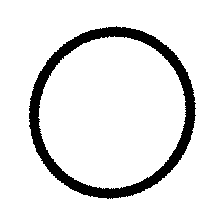
%> input picture images/test/circle/circle-test-0.png, 224 x 224 px; its folder holds 4 pictures in this run
$ octave --eval "result = pointC3;"   (GNU Octave 9; MATLAB toolbox functions it lacks are replaced by stand-ins)
%> lines starting %> are read from the running program, lines starting %| are printed output that depends on the picture; in (x1, y1, x2, y2) boxes, pixels count from 0 and x2, y2 are one past the last pixel; in counts of white or black regions, pixels touching at a corner belong together; the program's own positions count from 1
function [accuracy, accuracy1, accuracy2, accuracy3] = pointC3()
    clc;
    clear all;
    close all;
    IMG_RES = [25 25];

    %% Inicializar as variaveis para a pasta Test
    figurasBW1 = zeros(IMG_RES(1) * IMG_RES(2), 10*6);
    counter=1;
    nImages=10;
    figurasTarget1 = zeros(6,10*6);

    %Ler e redimensionar as imagens e preparar os targets
    %circle
    for i=0:nImages-1
        img = imread(sprintf('images\\test\\circle\\circle-test-%d.png', i));
%> img is the input picture: size 224x224x3 uint8; 90.2% white; 1 black region, box (x1, y1, x2, y2) and area: (29, 26, 196, 199) 4922
        img = imresize(img, IMG_RES);
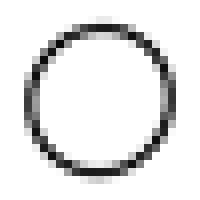
%> img: size 25x25x3 uint8 (shown 8 times larger); min 8, max 255, mean 228.9
        binarizedImg = im2bw(img);
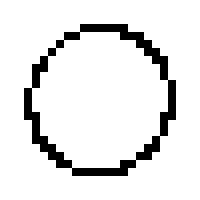
%> binarizedImg: size 25x25 logical (shown 8 times larger); 89.9% white; black in thin lines or dots, all inside (x1, y1, x2, y2) = (3, 3, 22, 22)
        figurasBW1(:, counter+i) = reshape(binarizedImg, 1, []);
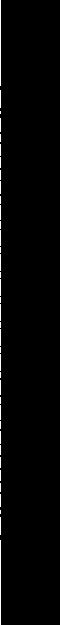
%> figurasBW1: size 625x60 double; values 0 (black) and 1 (white), 1.5% white in thin lines or dots, all inside (x1, y1, x2, y2) = (0, 0, 1, 625)
        figurasTarget1(1,counter+i) =  1;
    end
%> pass 2 of the loop in pointC3, `for i=0:nImages-1`:
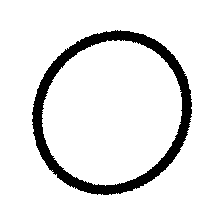
%> input picture images/test/circle/circle-test-1.png, 224 x 224 px
%> in pointC3, img is the input picture: size 224x224x3 uint8; 90.7% white; 1 black region, box (x1, y1, x2, y2) and area: (32, 30, 192, 195) 4660
%> in pointC3, `img = imresize(img, IMG_RES);`:
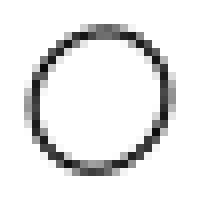
%> img: size 25x25x3 uint8 (shown 8 times larger); min 12, max 255, mean 230.3
%> binarizedImg: size 25x25 logical; 89.8% white; black in thin lines or dots, all inside (x1, y1, x2, y2) = (4, 3, 21, 22)
%> in pointC3, `figurasBW1(:, counter+i) = reshape(binarizedImg, 1, []);`:
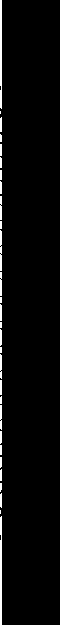
%> figurasBW1: size 625x60 double; values 0 (black) and 1 (white), 3% white; 29 white regions (9 under 20 px), largest, box (x1, y1, x2, y2) and area: (0, 0, 2, 109) 213, (0, 516, 2, 625) 212, (0, 230, 2, 271) 77
%> pass 3 of the loop in pointC3, `for i=0:nImages-1`:
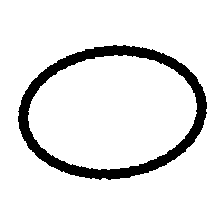
%> input picture images/test/circle/circle-test-2.png, 224 x 224 px
%> in pointC3, img is the input picture: size 224x224x3 uint8; 90.6% white; 1 black region, box (x1, y1, x2, y2) and area: (18, 45, 207, 180) 4693
%> in pointC3, `img = imresize(img, IMG_RES);`:
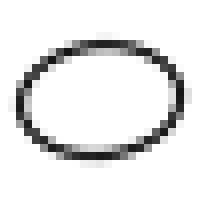
%> img: size 25x25x3 uint8 (shown 8 times larger); min 20, max 255, mean 230.2
%> binarizedImg: size 25x25 logical; 90.1% white; black in thin lines or dots, all inside (x1, y1, x2, y2) = (2, 5, 23, 20)
%> in pointC3, `figurasBW1(:, counter+i) = reshape(binarizedImg, 1, []);`:
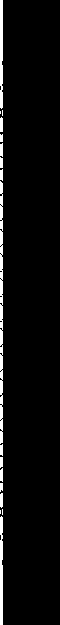
%> figurasBW1: size 625x60 double; values 0 (black) and 1 (white), 4.5% white; 17 white regions (4 under 20 px), largest, box (x1, y1, x2, y2) and area: (0, 181, 3, 444) 710, (0, 0, 3, 109) 313, (0, 516, 3, 625) 311
%> the loop made 5 passes; the first 3 are shown
    counter=counter+nImages;
    %kite
    for i=0:nImages-1
        img = imread(sprintf('images\\test\\kite\\kite-test-%d.png', i));
        img = imresize(img, IMG_RES);
        binarizedImg = im2bw(img);
        figurasBW1(:, counter+i) = reshape(binarizedImg, 1, []);
        figurasTarget1(2,counter+i) =  1;
    end
    counter=counter+nImages;
    %parallelogram
    for i=0:nImages-1
        img = imread(sprintf('images\\test\\parallelogram\\parallelogram-test-%d.png', i));
        img = imresize(img, IMG_RES);
        binarizedImg = im2bw(img);
        figurasBW1(:, counter+i) = reshape(binarizedImg, 1, []);
        figurasTarget1(3,counter+i) =  1;
    end
    counter=counter+nImages;
    %square
    for i=0:nImages-1
        img = imread(sprintf('images\\test\\square\\square-test-%d.png', i));
        img = imresize(img, IMG_RES);
        binarizedImg = im2bw(img);
        figurasBW1(:, counter+i) = reshape(binarizedImg, 1, []);
        figurasTarget1(4,counter+i) =  1;
    end
    counter=counter+nImages;
    %trapezoid
    for i=0:nImages-1
        img = imread(sprintf('images\\test\\trapezoid\\trapezoid-test-%d.png', i));
        img = imresize(img, IMG_RES);
        binarizedImg = im2bw(img);
        figurasBW1(:, counter+i) = reshape(binarizedImg, 1, []);
        figurasTarget1(5,counter+i) =  1;
    end
    counter=counter+nImages;
    %triangle
    for i=0:nImages-1
        img = imread(sprintf('images\\test\\triangle\\triangle-test-%d.png', i));
        img = imresize(img, IMG_RES);
        binarizedImg = im2bw(img);
        figurasBW1(:, counter+i) = reshape(binarizedImg, 1, []);
        figurasTarget1(6,counter+i) =  1;
    end
    %% Inicializar as variaveis para a pasta Train
    figurasBW2 = zeros(IMG_RES(1) * IMG_RES(2), 50*6);
    counter=1;
    nImages=50;
    figurasTarget2 = zeros(6,50*6);

    %Ler e redimensionar as imagens e preparar os targets
    %circle
    for i=0:nImages-1
        img = imread(sprintf('images\\train\\circle\\circle-train-%d.png', i));
        img = imresize(img, IMG_RES);
        binarizedImg = im2bw(img);
        figurasBW2(:, counter+i) = reshape(binarizedImg, 1, []);
        figurasTarget2(1,counter+i) =  1;
    end
    counter=counter+nImages;
    %kite
    for i=0:nImages-1
        img = imread(sprintf('images\\train\\kite\\kite-train-%d.png', i));
        img = imresize(img, IMG_RES);
        binarizedImg = im2bw(img);
        figurasBW2(:, counter+i) = reshape(binarizedImg, 1, []);
        figurasTarget2(2,counter+i) =  1;
    end
    counter=counter+nImages;
    %parallelogram
    for i=0:nImages-1
        img = imread(sprintf('images\\train\\parallelogram\\parallelogram-train-%d.png', i));
        img = imresize(img, IMG_RES);
        binarizedImg = im2bw(img);
        figurasBW2(:, counter+i) = reshape(binarizedImg, 1, []);
        figurasTarget2(3,counter+i) =  1;
    end
    counter=counter+nImages;
    %square
    for i=0:nImages-1
        img = imread(sprintf('images\\train\\square\\square-train-%d.png', i));
        img = imresize(img, IMG_RES);
        binarizedImg = im2bw(img);
        figurasBW2(:, counter+i) = reshape(binarizedImg, 1, []);
        figurasTarget2(4,counter+i) =  1;
    end
    counter=counter+nImages;
    %trapezoid
    for i=0:nImages-1
        img = imread(sprintf('images\\train\\trapezoid\\trapezoid-train-%d.png', i));
        img = imresize(img, IMG_RES);
        binarizedImg = im2bw(img);
        figurasBW2(:, counter+i) = reshape(binarizedImg, 1, []);
        figurasTarget2(5,counter+i) =  1;
    end
    counter=counter+nImages;
    %triangle
    for i=0:nImages-1
        img = imread(sprintf('images\\train\\triangle\\triangle-train-%d.png', i));
        img = imresize(img, IMG_RES);
        binarizedImg = im2bw(img);
        figurasBW2(:, counter+i) = reshape(binarizedImg, 1, []);
        figurasTarget2(6,counter+i) =  1;
    end

    %% Inicializar as variaveis para a pasta Start
    figurasBW3 = zeros(IMG_RES(1) * IMG_RES(2), 30);
    counter=1;
    nImages=5;
    figurasTarget3 = zeros(6,30);

    %Ler e redimensionar as imagens e preparar os targets
    %circle
    for i=0:nImages-1
        img = imread(sprintf('images\\start\\circle\\circle-start-%d.png', i));
        img = imresize(img, IMG_RES);
        binarizedImg = im2bw(img);
        figurasBW3(:, counter+i) = reshape(binarizedImg, 1, []);
        figurasTarget3(1,counter+i) =  1;
    end
    counter=counter+nImages;
    %kite
    for i=0:nImages-1
        img = imread(sprintf('images\\start\\kite\\kite-start-%d.png', i));
        img = imresize(img, IMG_RES);
        binarizedImg = im2bw(img);
        figurasBW3(:, counter+i) = reshape(binarizedImg, 1, []);
        figurasTarget3(2,counter+i) =  1;
    end
    counter=counter+nImages;
    %parallelogram
    for i=0:nImages-1
        img = imread(sprintf('images\\start\\parallelogram\\parallelogram-start-%d.png', i));
        img = imresize(img, IMG_RES);
        binarizedImg = im2bw(img);
        figurasBW3(:, counter+i) = reshape(binarizedImg, 1, []);
        figurasTarget3(3,counter+i) =  1;
    end
    counter=counter+nImages;
    %square
    for i=0:nImages-1
        img = imread(sprintf('images\\start\\square\\square-start-%d.png', i));
        img = imresize(img, IMG_RES);
        binarizedImg = im2bw(img);
        figurasBW3(:, counter+i) = reshape(binarizedImg, 1, []);
        figurasTarget3(4,counter+i) =  1;
    end
    counter=counter+nImages;
    %trapezoid
    for i=0:nImages-1
        img = imread(sprintf('images\\start\\trapezoid\\trapezoid-start-%d.png', i));
        img = imresize(img, IMG_RES);
        binarizedImg = im2bw(img);
        figurasBW3(:, counter+i) = reshape(binarizedImg, 1, []);
        figurasTarget3(5,counter+i) =  1;
    end
    counter=counter+nImages;
    %triangle
    for i=0:nImages-1
        img = imread(sprintf('images\\start\\triangle\\triangle-start-%d.png', i));
        img = imresize(img, IMG_RES);
        binarizedImg = im2bw(img);
        figurasBW3(:, counter+i) = reshape(binarizedImg, 1, []);
        figurasTarget3(6,counter+i) =  1;
    end

    %% Juntar os inputs e imagens
    figurasBW = [figurasBW1 figurasBW2 figurasBW3];
    figurasTarget = [figurasTarget1 figurasTarget2 figurasTarget3];

    %% Treinar a rede neuronal
    net = feedforwardnet(10);
    net.trainFcn = 'trainlm';
    net.layers{1}.transferFcn = 'purelin';
    net.layers{2}.transferFcn = 'purelin';
    net.divideFcn = 'dividerand';
    net.divideParam.trainRatio = 0.7;
    net.divideParam.valRatio = 0.15;
    net.divideParam.testRatio = 0.15;

    [net, ~] = train(net, figurasBW, figurasTarget);

    out = sim(net, figurasBW);

    r = 0;
    for i = 1: size(out,2)                  % Para cada classificação:
        [~, b] = max(out(:,i));             % b guarda a linha onde encontrou valor mais alto da saída obtida
        [~, d] = max(figurasTarget(:,i));    % d guarda a linha onde encontrou valor mais alto da saída desejada
        if b == d                           % Se estão na mesma linha, a classificação foi correta (incrementa 1)
          r = r+1;
        end
    end

    accuracy = r/size(out,2);
    fprintf('Precisao total de treino %f\n', accuracy)

    %% Testar rede com pasta start
    figurasBW = zeros(IMG_RES(1) * IMG_RES(2), 30);
    counter=1;
    nImages=5;
    figurasTarget1 = zeros(6,30);

    %Ler e redimensionar as imagens e preparar os targets
    %circle
    for i=0:nImages-1
        img = imread(sprintf('images\\start\\circle\\circle-start-%d.png', i));
        img = imresize(img, IMG_RES);
        binarizedImg = im2bw(img);
        figurasBW(:, counter+i) = reshape(binarizedImg, 1, []);
        figurasTarget1(1,counter+i) =  1;
    end
    counter=counter+nImages;
    %kite
    for i=0:nImages-1
        img = imread(sprintf('images\\start\\kite\\kite-start-%d.png', i));
        img = imresize(img, IMG_RES);
        binarizedImg = im2bw(img);
        figurasBW(:, counter+i) = reshape(binarizedImg, 1, []);
        figurasTarget1(2,counter+i) =  1;
    end
    counter=counter+nImages;
    %parallelogram
    for i=0:nImages-1
        img = imread(sprintf('images\\start\\parallelogram\\parallelogram-start-%d.png', i));
        img = imresize(img, IMG_RES);
        binarizedImg = im2bw(img);
        figurasBW(:, counter+i) = reshape(binarizedImg, 1, []);
        figurasTarget1(3,counter+i) =  1;
    end
    counter=counter+nImages;
    %square
    for i=0:nImages-1
        img = imread(sprintf('images\\start\\square\\square-start-%d.png', i));
        img = imresize(img, IMG_RES);
        binarizedImg = im2bw(img);
        figurasBW(:, counter+i) = reshape(binarizedImg, 1, []);
        figurasTarget1(4,counter+i) =  1;
    end
    counter=counter+nImages;
    %trapezoid
    for i=0:nImages-1
        img = imread(sprintf('images\\start\\trapezoid\\trapezoid-start-%d.png', i));
        img = imresize(img, IMG_RES);
        binarizedImg = im2bw(img);
        figurasBW(:, counter+i) = reshape(binarizedImg, 1, []);
        figurasTarget1(5,counter+i) =  1;
    end
    counter=counter+nImages;
    %triangle
    for i=0:nImages-1
        img = imread(sprintf('images\\start\\triangle\\triangle-start-%d.png', i));
        img = imresize(img, IMG_RES);
        binarizedImg = im2bw(img);
        figurasBW(:, counter+i) = reshape(binarizedImg, 1, []);
        figurasTarget1(6,counter+i) =  1;
    end

    out1 = sim(net, figurasBW);

    r = 0;
    for i = 1: size(out1, 2)                % Para cada classificação:
        [~, b] = max(out1(:, i));           % b guarda a linha onde encontrou valor mais alto da saída obtida
        [~, d] = max(figurasTarget1(:, i)); % d guarda a linha onde encontrou valor mais alto da saída desejada
        if b == d                           % Se estão na mesma linha, a classificação foi correta (incrementa 1)
          r = r+1;
        end
    end

    accuracy1 = r/size(out1, 2);
    fprintf('Precisão total de simulação para a pasta start: %f\n', accuracy1);

    %% Testar rede com pasta train
    figurasBW = zeros(IMG_RES(1) * IMG_RES(2), 50*6);
    counter=1;
    nImages=50;
    figurasTarget2 = zeros(6,50*6);

    %Ler e redimensionar as imagens e preparar os targets
    %circle
    for i=0:nImages-1
        img = imread(sprintf('images\\train\\circle\\circle-train-%d.png', i));
        img = imresize(img, IMG_RES);
        binarizedImg = im2bw(img);
        figurasBW(:, counter+i) = reshape(binarizedImg, 1, []);
        figurasTarget2(1,counter+i) =  1;
    end
    counter=counter+nImages;
    %kite
    for i=0:nImages-1
        img = imread(sprintf('images\\train\\kite\\kite-train-%d.png', i));
        img = imresize(img, IMG_RES);
        binarizedImg = im2bw(img);
        figurasBW(:, counter+i) = reshape(binarizedImg, 1, []);
        figurasTarget2(2,counter+i) =  1;
    end
    counter=counter+nImages;
    %parallelogram
    for i=0:nImages-1
        img = imread(sprintf('images\\train\\parallelogram\\parallelogram-train-%d.png', i));
        img = imresize(img, IMG_RES);
        binarizedImg = im2bw(img);
        figurasBW(:, counter+i) = reshape(binarizedImg, 1, []);
        figurasTarget2(3,counter+i) =  1;
    end
    counter=counter+nImages;
    %square
    for i=0:nImages-1
        img = imread(sprintf('images\\train\\square\\square-train-%d.png', i));
        img = imresize(img, IMG_RES);
        binarizedImg = im2bw(img);
        figurasBW(:, counter+i) = reshape(binarizedImg, 1, []);
        figurasTarget2(4,counter+i) =  1;
    end
    counter=counter+nImages;
    %trapezoid
    for i=0:nImages-1
        img = imread(sprintf('images\\train\\trapezoid\\trapezoid-train-%d.png', i));
        img = imresize(img, IMG_RES);
        binarizedImg = im2bw(img);
        figurasBW(:, counter+i) = reshape(binarizedImg, 1, []);
        figurasTarget2(5,counter+i) =  1;
    end
    counter=counter+nImages;
    %triangle
    for i=0:nImages-1
        img = imread(sprintf('images\\train\\triangle\\triangle-train-%d.png', i));
        img = imresize(img, IMG_RES);
        binarizedImg = im2bw(img);
        figurasBW(:, counter+i) = reshape(binarizedImg, 1, []);
        figurasTarget2(6,counter+i) =  1;
    end

    out2 = sim(net, figurasBW);

    r = 0;
    for i = 1: size(out2, 2)                % Para cada classificação:
        [~, b] = max(out2(:, i));           % b guarda a linha onde encontrou valor mais alto da saída obtida
        [~, d] = max(figurasTarget2(:, i)); % d guarda a linha onde encontrou valor mais alto da saída desejada
        if b == d                           % Se estão na mesma linha, a classificação foi correta (incrementa 1)
          r = r+1;
        end
    end

    accuracy2 = r/size(out2, 2);
    fprintf('Precisão total de simulação para a pasta train: %f\n', accuracy2);

    %% Testar rede com pasta test

    figurasBW = zeros(IMG_RES(1) * IMG_RES(2), 10*6);
    counter=1;
    nImages=10;
    figurasTarget3 = zeros(6,10*6);

    %Ler e redimensionar as imagens e preparar os targets
    %circle
    for i=0:nImages-1
        img = imread(sprintf('images\\test\\circle\\circle-test-%d.png', i));
        img = imresize(img, IMG_RES);
        binarizedImg = im2bw(img);
        figurasBW(:, counter+i) = reshape(binarizedImg, 1, []);
        figurasTarget3(1,counter+i) =  1;
    end
    counter=counter+nImages;
    %kite
    for i=0:nImages-1
        img = imread(sprintf('images\\test\\kite\\kite-test-%d.png', i));
        img = imresize(img, IMG_RES);
        binarizedImg = im2bw(img);
        figurasBW(:, counter+i) = reshape(binarizedImg, 1, []);
        figurasTarget3(2,counter+i) =  1;
    end
    counter=counter+nImages;
    %parallelogram
    for i=0:nImages-1
        img = imread(sprintf('images\\test\\parallelogram\\parallelogram-test-%d.png', i));
        img = imresize(img, IMG_RES);
        binarizedImg = im2bw(img);
        figurasBW(:, counter+i) = reshape(binarizedImg, 1, []);
        figurasTarget3(3,counter+i) =  1;
    end
    counter=counter+nImages;
    %square
    for i=0:nImages-1
        img = imread(sprintf('images\\test\\square\\square-test-%d.png', i));
        img = imresize(img, IMG_RES);
        binarizedImg = im2bw(img);
        figurasBW(:, counter+i) = reshape(binarizedImg, 1, []);
        figurasTarget3(4,counter+i) =  1;
    end
    counter=counter+nImages;
    %trapezoid
    for i=0:nImages-1
        img = imread(sprintf('images\\test\\trapezoid\\trapezoid-test-%d.png', i));
        img = imresize(img, IMG_RES);
        binarizedImg = im2bw(img);
        figurasBW(:, counter+i) = reshape(binarizedImg, 1, []);
        figurasTarget3(5,counter+i) =  1;
    end
    counter=counter+nImages;
    %triangle
    for i=0:nImages-1
        img = imread(sprintf('images\\test\\triangle\\triangle-test-%d.png', i));
        img = imresize(img, IMG_RES);
        binarizedImg = im2bw(img);
        figurasBW(:, counter+i) = reshape(binarizedImg, 1, []);
        figurasTarget3(6,counter+i) =  1;
    end

    out3 = sim(net, figurasBW);

    r = 0;
    for i = 1: size(out3, 2)                % Para cada classificação:
        [~, b] = max(out3(:, i));           % b guarda a linha onde encontrou valor mais alto da saída obtida
        [~, d] = max(figurasTarget3(:, i));  % d guarda a linha onde encontrou valor mais alto da saída desejada
        if b == d                           % Se estão na mesma linha, a classificação foi correta (incrementa 1)
          r = r+1;
        end
    end

    accuracy3 = r/size(out3, 2);
    fprintf('Precisão total de simulação para a pasta test: %f\n', accuracy3);

    %% Plotconfusion para todas as simulações
    plotconfusion(figurasTarget1, out1, 'Pasta Start', figurasTarget2, out2, 'Pasta Train', figurasTarget3, out3, 'Pasta Test');
    % Mudar tamanho da letra
    set(findall(gcf, '-property', 'FontSize'), 'FontSize', 6);

end
%> (the run ends here)
